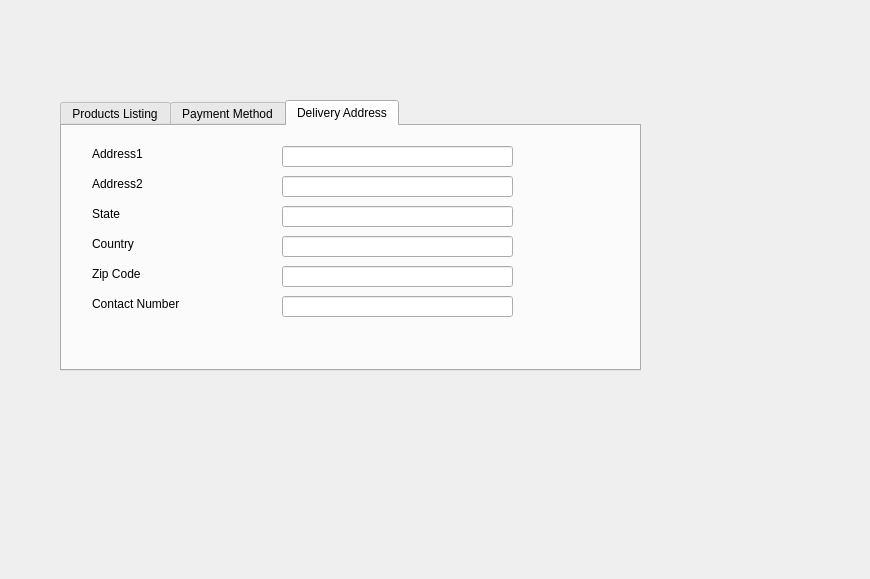
<?xml version="1.0" encoding="UTF-8"?>
<ui version="4.0">
 <class>Dialog</class>
 <widget class="QDialog" name="Dialog">
  <property name="geometry">
   <rect>
    <x>0</x>
    <y>0</y>
    <width>870</width>
    <height>579</height>
   </rect>
  </property>
  <property name="windowTitle">
   <string>Dialog</string>
  </property>
  <widget class="QTabWidget" name="tabWidget">
   <property name="geometry">
    <rect>
     <x>60</x>
     <y>100</y>
     <width>581</width>
     <height>271</height>
    </rect>
   </property>
   <property name="currentIndex">
    <number>2</number>
   </property>
   <widget class="QWidget" name="tab">
    <attribute name="title">
     <string>Products Listing</string>
    </attribute>
    <widget class="QCheckBox" name="checkBox">
     <property name="geometry">
      <rect>
       <x>40</x>
       <y>30</y>
       <width>171</width>
       <height>19</height>
      </rect>
     </property>
     <property name="text">
      <string>Cell Phone $150</string>
     </property>
    </widget>
    <widget class="QCheckBox" name="checkBox_2">
     <property name="geometry">
      <rect>
       <x>40</x>
       <y>70</y>
       <width>161</width>
       <height>19</height>
      </rect>
     </property>
     <property name="text">
      <string>Laptop $500</string>
     </property>
    </widget>
    <widget class="QCheckBox" name="checkBox_3">
     <property name="geometry">
      <rect>
       <x>40</x>
       <y>110</y>
       <width>161</width>
       <height>19</height>
      </rect>
     </property>
     <property name="text">
      <string>Camera $250</string>
     </property>
    </widget>
    <widget class="QCheckBox" name="checkBox_4">
     <property name="geometry">
      <rect>
       <x>40</x>
       <y>150</y>
       <width>161</width>
       <height>19</height>
      </rect>
     </property>
     <property name="text">
      <string>Shoes $200</string>
     </property>
    </widget>
    <widget class="QPushButton" name="pushButton">
     <property name="geometry">
      <rect>
       <x>60</x>
       <y>190</y>
       <width>121</width>
       <height>28</height>
      </rect>
     </property>
     <property name="text">
      <string>Add to Cart</string>
     </property>
    </widget>
   </widget>
   <widget class="QWidget" name="tab_2">
    <attribute name="title">
     <string>Payment Method</string>
    </attribute>
    <widget class="QRadioButton" name="radioButton">
     <property name="geometry">
      <rect>
       <x>50</x>
       <y>30</y>
       <width>115</width>
       <height>19</height>
      </rect>
     </property>
     <property name="text">
      <string>Debit Card</string>
     </property>
    </widget>
    <widget class="QRadioButton" name="radioButton_2">
     <property name="geometry">
      <rect>
       <x>50</x>
       <y>70</y>
       <width>115</width>
       <height>19</height>
      </rect>
     </property>
     <property name="text">
      <string>Credit Card</string>
     </property>
    </widget>
    <widget class="QRadioButton" name="radioButton_3">
     <property name="geometry">
      <rect>
       <x>50</x>
       <y>110</y>
       <width>115</width>
       <height>19</height>
      </rect>
     </property>
     <property name="text">
      <string>Net Banking</string>
     </property>
    </widget>
    <widget class="QRadioButton" name="radioButton_4">
     <property name="geometry">
      <rect>
       <x>50</x>
       <y>150</y>
       <width>171</width>
       <height>19</height>
      </rect>
     </property>
     <property name="text">
      <string>Cash On Delivery</string>
     </property>
    </widget>
   </widget>
   <widget class="QWidget" name="tab_3">
    <attribute name="title">
     <string>Delivery Address</string>
    </attribute>
    <widget class="QLineEdit" name="lineEdit">
     <property name="geometry">
      <rect>
       <x>220</x>
       <y>20</y>
       <width>231</width>
       <height>21</height>
      </rect>
     </property>
    </widget>
    <widget class="QLabel" name="label">
     <property name="geometry">
      <rect>
       <x>30</x>
       <y>20</y>
       <width>111</width>
       <height>16</height>
      </rect>
     </property>
     <property name="text">
      <string>Address1</string>
     </property>
    </widget>
    <widget class="QLabel" name="label_2">
     <property name="geometry">
      <rect>
       <x>30</x>
       <y>50</y>
       <width>111</width>
       <height>16</height>
      </rect>
     </property>
     <property name="text">
      <string>Address2</string>
     </property>
    </widget>
    <widget class="QLabel" name="label_3">
     <property name="geometry">
      <rect>
       <x>30</x>
       <y>80</y>
       <width>111</width>
       <height>16</height>
      </rect>
     </property>
     <property name="text">
      <string>State</string>
     </property>
    </widget>
    <widget class="QLabel" name="label_4">
     <property name="geometry">
      <rect>
       <x>30</x>
       <y>110</y>
       <width>111</width>
       <height>16</height>
      </rect>
     </property>
     <property name="text">
      <string>Country</string>
     </property>
    </widget>
    <widget class="QLabel" name="label_5">
     <property name="geometry">
      <rect>
       <x>30</x>
       <y>140</y>
       <width>111</width>
       <height>16</height>
      </rect>
     </property>
     <property name="text">
      <string>Zip Code</string>
     </property>
    </widget>
    <widget class="QLabel" name="label_6">
     <property name="geometry">
      <rect>
       <x>30</x>
       <y>170</y>
       <width>111</width>
       <height>16</height>
      </rect>
     </property>
     <property name="text">
      <string>Contact Number</string>
     </property>
    </widget>
    <widget class="QLineEdit" name="lineEdit_2">
     <property name="geometry">
      <rect>
       <x>220</x>
       <y>50</y>
       <width>231</width>
       <height>21</height>
      </rect>
     </property>
    </widget>
    <widget class="QLineEdit" name="lineEdit_3">
     <property name="geometry">
      <rect>
       <x>220</x>
       <y>80</y>
       <width>231</width>
       <height>21</height>
      </rect>
     </property>
    </widget>
    <widget class="QLineEdit" name="lineEdit_4">
     <property name="geometry">
      <rect>
       <x>220</x>
       <y>110</y>
       <width>231</width>
       <height>21</height>
      </rect>
     </property>
    </widget>
    <widget class="QLineEdit" name="lineEdit_5">
     <property name="geometry">
      <rect>
       <x>220</x>
       <y>140</y>
       <width>231</width>
       <height>21</height>
      </rect>
     </property>
    </widget>
    <widget class="QLineEdit" name="lineEdit_6">
     <property name="geometry">
      <rect>
       <x>220</x>
       <y>170</y>
       <width>231</width>
       <height>21</height>
      </rect>
     </property>
    </widget>
   </widget>
  </widget>
 </widget>
 <resources/>
 <connections/>
</ui>
